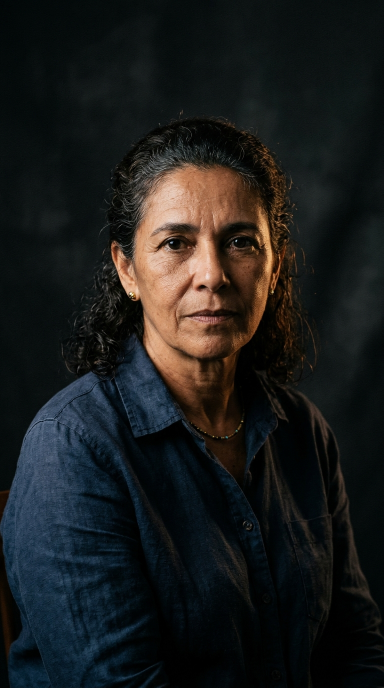
#> input picture Videos/PERSPECTIVAS/IDEOLOGIA DE GENERO/assets/images/retrato_mulher.jpg, 768 x 1376 px, found by its file name (shown at 1/2 size)
$ python generate_cover.py
#> lines starting #> are read from the running program, lines starting #| are printed output that depends on the picture
from PIL import Image, ImageDraw, ImageFont
import os

def create_cover():
    print("Gerando capa vertical oficial 1080x1920...")
    img_path = "assets/images/retrato_mulher.jpg"
    base_img = Image.open(img_path).convert("RGBA")

    # Redimensiona mantendo proporção e centralizando em 1080x1920
    target_w, target_h = 1080, 1920

    # Crop centralizado 1080x1920
    base_img = base_img.resize((target_w, target_h), Image.Resampling.LANCZOS)
#> base_img: PIL image 1080x1920 RGBA

    # Criar camada de gradiente escuro superior e inferior para destaque de texto e contraste cinematográfico
    gradient = Image.new("RGBA", (target_w, target_h), (0, 0, 0, 0))
#> gradient: PIL image 1080x1920 RGBA; every value is 0
    draw_grad = ImageDraw.Draw(gradient)

    # Gradiente escuro no topo e na base
    for y in range(target_h):
        if y < 700:
            # Topo escurecido para o título
            alpha = int(220 * (1.0 - y / 700.0) ** 1.3)
        elif y > 1400:
            # Base escurecida para subtítulo e safe area
            alpha = int(230 * ((y - 1400.0) / 520.0) ** 1.2)
        else:
            alpha = 40  # leve vinheta central
        draw_grad.line([(0, y), (target_w, y)], fill=(8, 10, 14, alpha))

    combined = Image.alpha_composite(base_img, gradient)
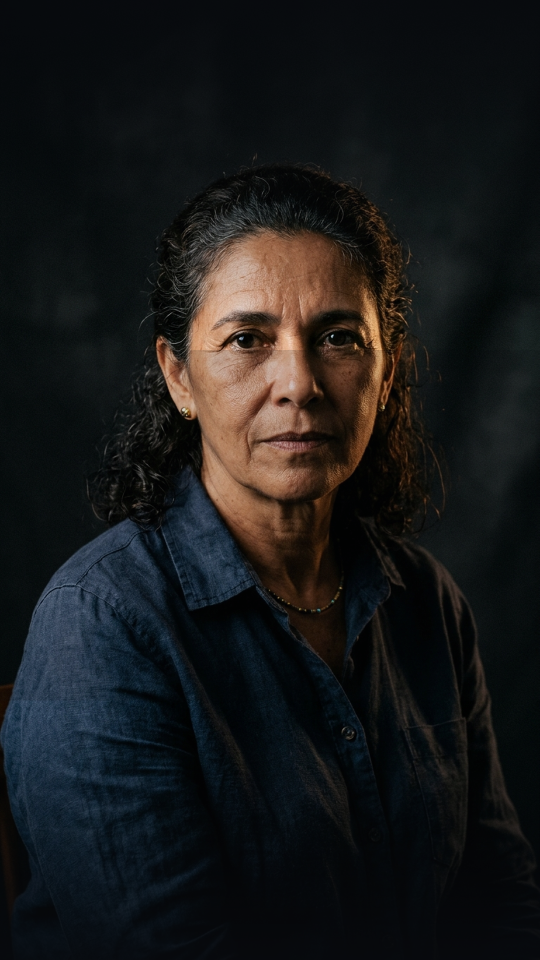
#> combined: PIL image 1080x1920 RGBA (shown at 1/2 size); mean R, G, B, A 24.1, 24.8, 25.2, 255
    draw = ImageDraw.Draw(combined)

    # Fontes
    # Tentando fontes do sistema Windows (Arial, Impact, Trebuchet MS, Segoe UI)
    def get_font(size, bold=True):
#> called with size = 42, bold = True
        font_paths = [
            "C:/Windows/Fonts/arialbd.ttf" if bold else "C:/Windows/Fonts/arial.ttf",
            "C:/Windows/Fonts/impact.ttf",
            "C:/Windows/Fonts/segoeuib.ttf" if bold else "C:/Windows/Fonts/segoeui.ttf"
        ]
        for fp in font_paths:
            if os.path.exists(fp):
                try:
                    return ImageFont.truetype(fp, size)
                except:
                    pass
        return ImageFont.load_default()

    font_top = get_font(42, bold=True)
    font_main = get_font(84, bold=True)
    font_liberdade = get_font(98, bold=True)
    font_sub = get_font(36, bold=False)

    # 1. Kicker superior
    kicker = "DOCUMENTÁRIO POLÍTICO"
    k_bbox = draw.textbbox((0, 0), kicker, font=font_top)
#> k_bbox = (0, 2, 127, 10)
    k_w = k_bbox[2] - k_bbox[0]
#> k_w = 127
    draw.text(((target_w - k_w) // 2, 220), kicker, font=font_top, fill=(200, 200, 210, 240))

    # Linha divisória sutil
    draw.line([(target_w // 2 - 80, 280), (target_w // 2 + 80, 280)], fill=(217, 30, 54, 255), width=4)

    # 2. Título principal em caixa alta
    # "QUEM TEM MEDO DA"
    # "LIBERDADE" (em vermelho vivo / destaque)
    # "DAS MULHERES?"
    t1 = "QUEM TEM MEDO DA"
    t2 = "LIBERDADE"
    t3 = "DAS MULHERES?"

    # Linha 1
    bbox1 = draw.textbbox((0, 0), t1, font=font_main)
#> bbox1 = (0, 2, 99, 11)
    w1 = bbox1[2] - bbox1[0]
#> w1 = 99
    y1 = 320
    # Sombra
    draw.text(((target_w - w1) // 2 + 3, y1 + 3), t1, font=font_main, fill=(0, 0, 0, 255))
    draw.text(((target_w - w1) // 2, y1), t1, font=font_main, fill=(255, 255, 255, 255))

    # Linha 2 (Destaque em Vermelho Profundo / Carmesim de Tensão)
    bbox2 = draw.textbbox((0, 0), t2, font=font_liberdade)
#> bbox2 = (0, 2, 53, 10)
    w2 = bbox2[2] - bbox2[0]
#> w2 = 53
    y2 = y1 + 105
    # Sombra
    draw.text(((target_w - w2) // 2 + 4, y2 + 4), t2, font=font_liberdade, fill=(0, 0, 0, 255))
    draw.text(((target_w - w2) // 2, y2), t2, font=font_liberdade, fill=(225, 35, 55, 255))

    # Linha 3
    bbox3 = draw.textbbox((0, 0), t3, font=font_main)
#> bbox3 = (0, 2, 79, 10)
    w3 = bbox3[2] - bbox3[0]
#> w3 = 79
    y3 = y2 + 115
    # Sombra
    draw.text(((target_w - w3) // 2 + 3, y3 + 3), t3, font=font_main, fill=(0, 0, 0, 255))
    draw.text(((target_w - w3) // 2, y3), t3, font=font_main, fill=(255, 255, 255, 255))

    # 3. Rodapé / Subtítulo Editorial
    sub = "GÊNERO, POLÍTICA E DISPUTA PELO PODER"
    bbox_sub = draw.textbbox((0, 0), sub, font=font_sub)
#> bbox_sub = (0, 2, 202, 11)
    w_sub = bbox_sub[2] - bbox_sub[0]
#> w_sub = 202
    y_sub = 1720
    # Sombra
    draw.text(((target_w - w_sub) // 2 + 2, y_sub + 2), sub, font=font_sub, fill=(0, 0, 0, 255))
    draw.text(((target_w - w_sub) // 2, y_sub), sub, font=font_sub, fill=(210, 215, 225, 255))

    # Salvar nos destinos
    os.makedirs("VIDEO_LIBERDADE_MULHERES_FINAL", exist_ok=True)
    out_cover = "VIDEO_LIBERDADE_MULHERES_FINAL/capa_liberdade_mulheres.png"
    combined.convert("RGB").save(out_cover, "PNG", quality=95)
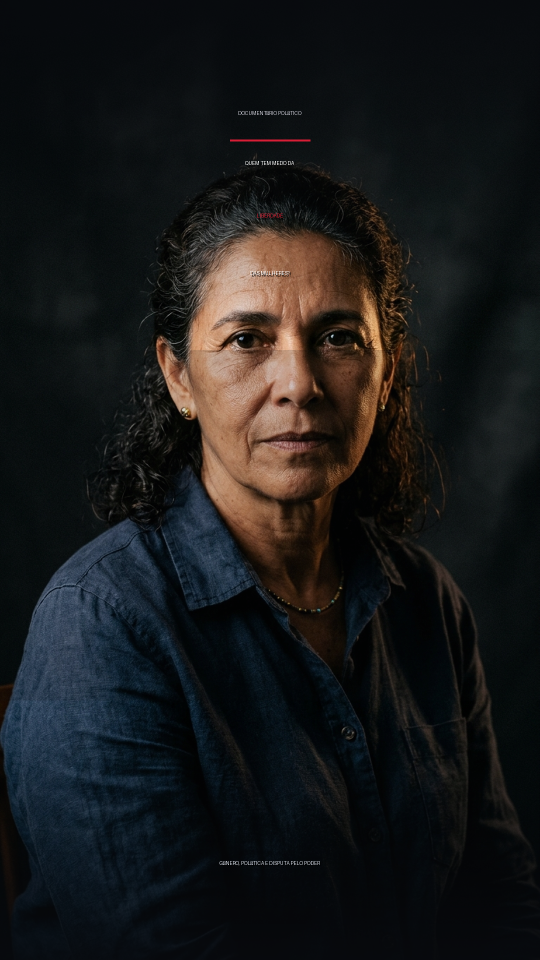
#> saved as capa_liberdade_mulheres.png: PIL image 1080x1920 RGB (shown at 1/2 size); mean R, G, B 24.3, 24.9, 25.3
    combined.convert("RGB").save("assets/images/capa_liberdade_mulheres.png", "PNG", quality=95)
    print(f"Capa gerada com sucesso em: {out_cover}")

if __name__ == "__main__":
    create_cover()

$ run again, with Videos/PERSPECTIVAS/IDEOLOGIA DE GENERO/assets/images/saude_publica.jpg copied over Videos/PERSPECTIVAS/IDEOLOGIA DE GENERO/assets/images/retrato_mulher.jpg
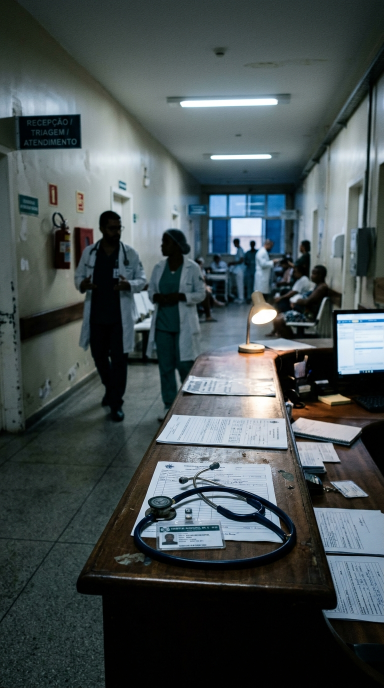
#> input picture Videos/PERSPECTIVAS/IDEOLOGIA DE GENERO/assets/images/saude_publica.jpg, 768 x 1376 px, found by its file name (shown at 1/2 size)
#> gradient: PIL image 1080x1920 RGBA; every value is 0
#> in create_cover, `combined = Image.alpha_composite(base_img, gradient)`:
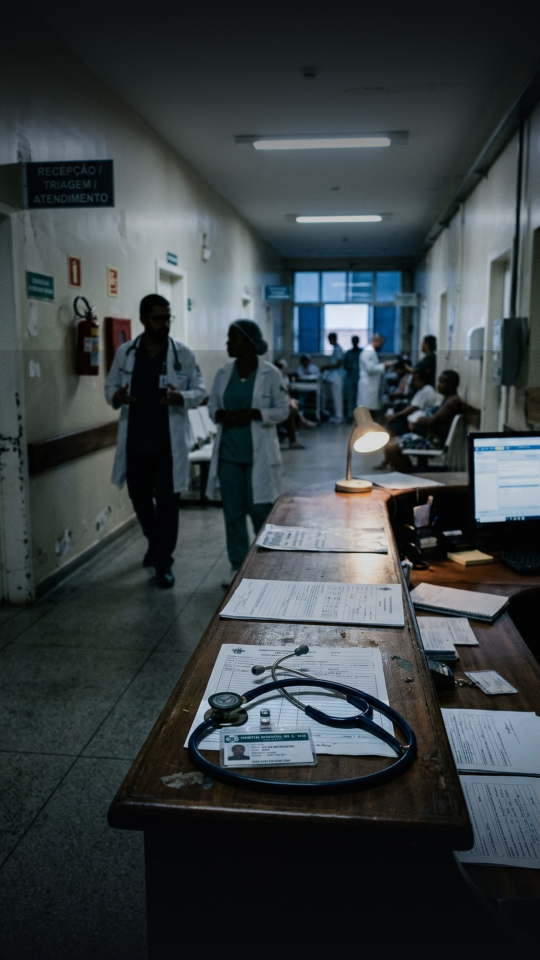
#> combined: PIL image 1080x1920 RGBA (shown at 1/2 size); mean R, G, B, A 56, 63.9, 66.6, 255
#> k_bbox = (0, 2, 127, 10)
#> k_w = 127
#> bbox1 = (0, 2, 99, 11)
#> w1 = 99
#> bbox2 = (0, 2, 53, 10)
#> w2 = 53
#> bbox3 = (0, 2, 79, 10)
#> w3 = 79
#> bbox_sub = (0, 2, 202, 11)
#> w_sub = 202
#> in create_cover, `combined.convert("RGB").save(out_cover, "PNG", quality=95)`:
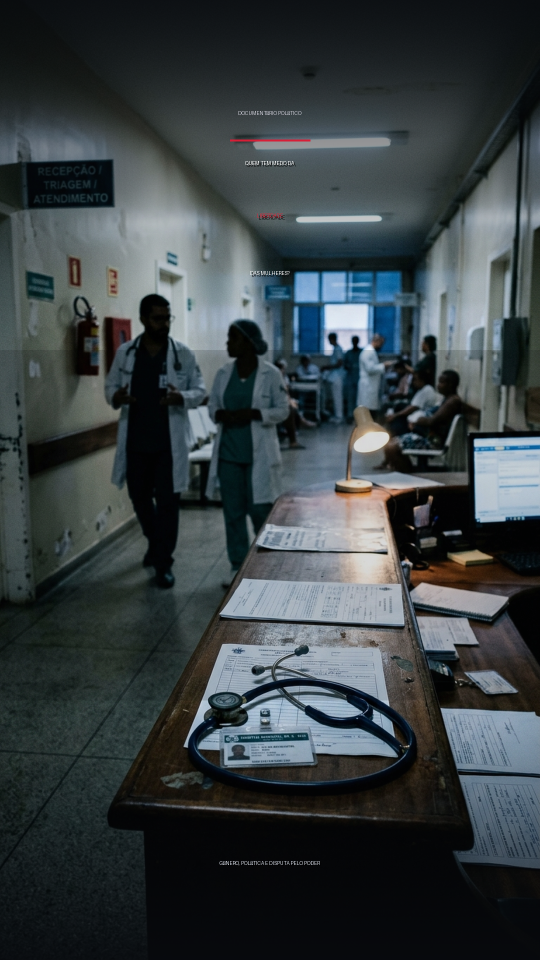
#> saved as capa_liberdade_mulheres.png: PIL image 1080x1920 RGB (shown at 1/2 size); mean R, G, B 56.2, 64, 66.7
